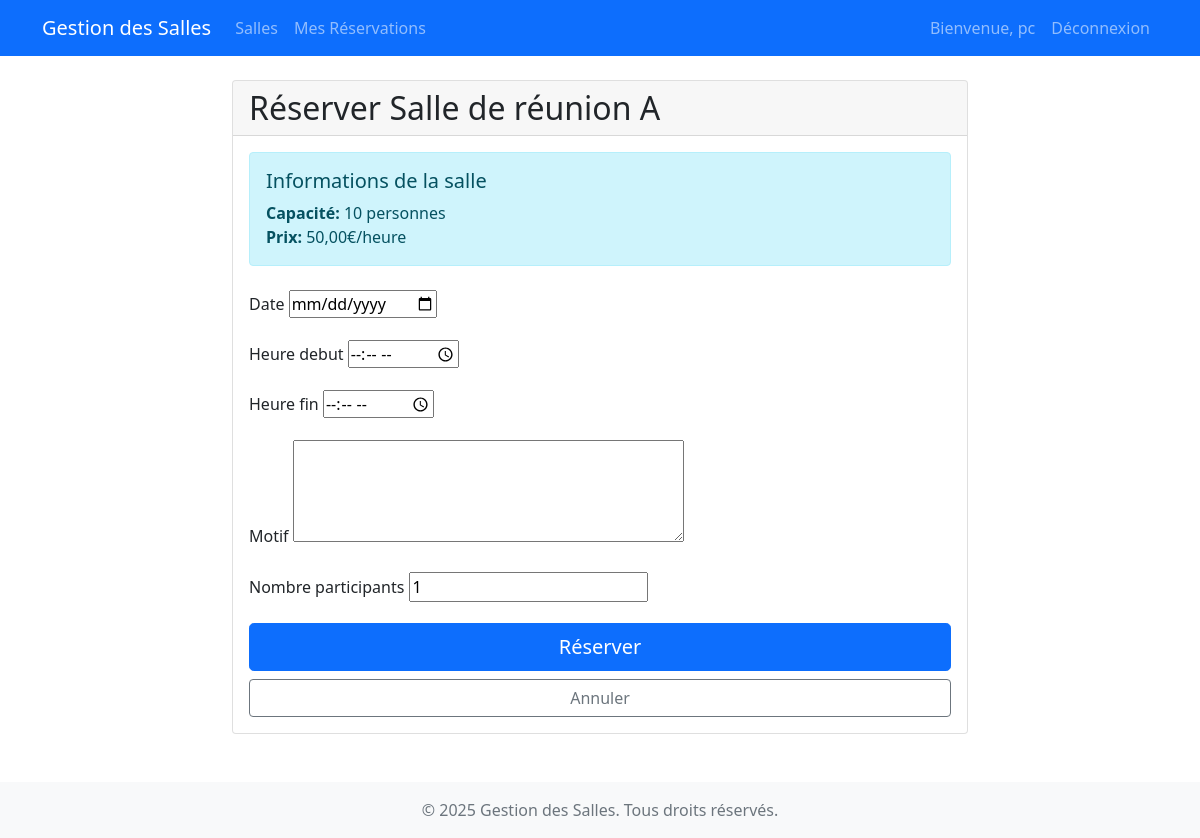
Screenshot of /salle/1/reserver/ (signed in) with the database file from the repository.
### reservations/models.py (models this page shows, shortened)
class Salle(models.Model):
    nom = models.CharField(max_length=100, unique=True)
    capacite = models.IntegerField()
    description = models.TextField(blank=True)
    equipements = models.TextField(blank=True)
    disponible = models.BooleanField(default=True)
    image = models.ImageField(upload_to='salles/', blank=True, null=True)
    prix_par_heure = models.DecimalField(max_digits=10, decimal_places=2, default=0.00)
    class Meta:
        verbose_name = "Salle"
        verbose_name_plural = "Salles"

### reservations/views.py (the view)
# urls.py: path('salle/<int:salle_id>/reserver/', views.reserver_salle, name='reserver_salle'),
@login_required
def reserver_salle(request, salle_id):
    salle = get_object_or_404(Salle, id=salle_id)
    if request.method == 'POST':
        form = ReservationForm(request.POST)
        if form.is_valid():
            reservation = form.save(commit=False)
            reservation.utilisateur = request.user
            reservation.salle = salle  # Associer la salle avant la validation
            if not salle.disponible:
                messages.error(request, "Cette salle n'est pas disponible pour le moment.")
                return redirect('reservations:detail_salle', salle_id=salle.id)
            if reservation.date < date.today():
                messages.error(request, "La date de réservation ne peut pas être dans le passé.")
                return redirect('reservations:detail_salle', salle_id=salle.id)
            if reservation.heure_fin <= reservation.heure_debut:
                messages.error(request, "L'heure de fin doit être après l'heure de début.")
                return redirect('reservations:detail_salle', salle_id=salle.id)
            if reservation.nombre_participants < 1:
                messages.error(request, "Le nombre de participants doit être d'au moins 1.")
                return redirect('reservations:detail_salle', salle_id=salle.id)
            if reservation.nombre_participants > salle.capacite:
                messages.error(request, f"Le nombre de participants ({reservation.nombre_participants}) dépasse la capacité de la salle ({salle.capacite}).")
                return redirect('reservations:detail_salle', salle_id=salle.id)
            overlapping = Reservation.objects.filter(
                salle=salle,
                date=reservation.date,
                heure_debut__lt=reservation.heure_fin,
                heure_fin__gt=reservation.heure_debut
            ).exists()
            if overlapping:
                messages.error(request, "Cette salle est déjà réservée pour cette période.")
                return redirect('reservations:detail_salle', salle_id=salle.id)
            try:
                reservation.save()
                messages.success(request, "La réservation a été effectuée avec succès!")
                return redirect('reservations:mes_reservations')
            except Exception as e:
                messages.error(request, f"Une erreur est survenue: {str(e)}")
    else:
        form = ReservationForm()
    return render(request, 'reservations/reserver_salle.html', {
        'form': form,
        'salle': salle
    })

### reservations/forms.py (shortened to what this page needs)
class ReservationForm(forms.ModelForm):
    class Meta:
        model = Reservation
        fields = ['date', 'heure_debut', 'heure_fin', 'motif', 'nombre_participants']
        widgets = {
            'date': forms.DateInput(attrs={'type': 'date', 'min': date.today().isoformat()}),
            'heure_debut': forms.TimeInput(attrs={'type': 'time'}),
            'heure_fin': forms.TimeInput(attrs={'type': 'time'}),
            'motif': forms.Textarea(attrs={'rows': 4}),
        }

### reservations/templates/reservations/reserver_salle.html (shortened to what this page needs)
{% extends 'base.html' %}
{% block content %}
<div class="row justify-content-center">
    <div class="col-md-8">
        <div class="card">
            <div class="card-header">
                <h2 class="card-title mb-0">Réserver {{ salle.nom }}</h2>
            </div>
            <div class="card-body">
                <div class="alert alert-info">
                    <h5>Informations de la salle</h5>
                    <p class="mb-0">
                        <strong>Capacité:</strong> {{ salle.capacite }} personnes<br>
                        <strong>Prix:</strong> {{ salle.prix_par_heure }}€/heure
                    </p>
                </div>
                <form method="post" class="mt-4">
                    {% for field in form %}
                    <div class="mb-3">
                        <label for="{{ field.id_for_label }}" class="form-label">{{ field.label }}</label>
                        {{ field }}
                    </div>
                    {% endfor %}
                    <div class="d-grid gap-2">
                        <button type="submit" class="btn btn-primary btn-lg">Réserver</button>
                        <a href="{% url 'reservations:detail_salle' salle.id %}" class="btn btn-outline-secondary">Annuler</a>
                    </div>
                </form>
            </div>
        </div>
    </div>
</div>
{% endblock %}

### templates/base.html (shortened to what this page needs)
<!DOCTYPE html>
<html lang="fr">
<head>
    <link href="https://cdn.jsdelivr.net/npm/bootstrap@5.1.3/dist/css/bootstrap.min.css" rel="stylesheet">
</head>
<body>
    <nav class="navbar navbar-expand-lg navbar-dark bg-primary">
        <div class="container">
            <a class="navbar-brand" href="{% url 'reservations:liste_salles' %}">Gestion des Salles</a>
            <div class="collapse navbar-collapse" id="navbarNav">
                <ul class="navbar-nav me-auto">
                    <li class="nav-item">
                        <a class="nav-link" href="{% url 'reservations:liste_salles' %}">Salles</a>
                    </li>
                    {% if user.is_authenticated %}
                    <li class="nav-item">
                        <a class="nav-link" href="{% url 'reservations:mes_reservations' %}">Mes Réservations</a>
                    </li>
                    {% endif %}
                </ul>
                <ul class="navbar-nav">
                    {% if user.is_authenticated %}
                    <li class="nav-item">
                        <span class="nav-link">Bienvenue, {{ user.username }}</span>
                    </li>
                    <li class="nav-item">
                        <a class="nav-link" href="{% url 'reservations:logout' %}">Déconnexion</a>
                    </li>
                    {% else %}
                    <li class="nav-item">
                        <a class="nav-link" href="{% url 'login' %}">Connexion</a>
                    </li>
                    {% endif %}
                </ul>
            </div>
        </div>
    </nav>
    <div class="container mt-4">
        {% block content %}
        {% endblock %}
    </div>
    <footer class="footer mt-5 py-3 bg-light">
        <div class="container text-center">
            <span class="text-muted">© {% now "Y" %} Gestion des Salles. Tous droits réservés.</span>
        </div>
    </footer>
</body>
</html>

### rows the page displays
Salle: nom "Salle de réunion A", capacite "10", prix_par_heure "50,00"

### other values shown
{{ user.username }} "pc"
{{ field.label }} "Date" "Heure debut" "Heure fin" "Motif" "Nombre participants"
